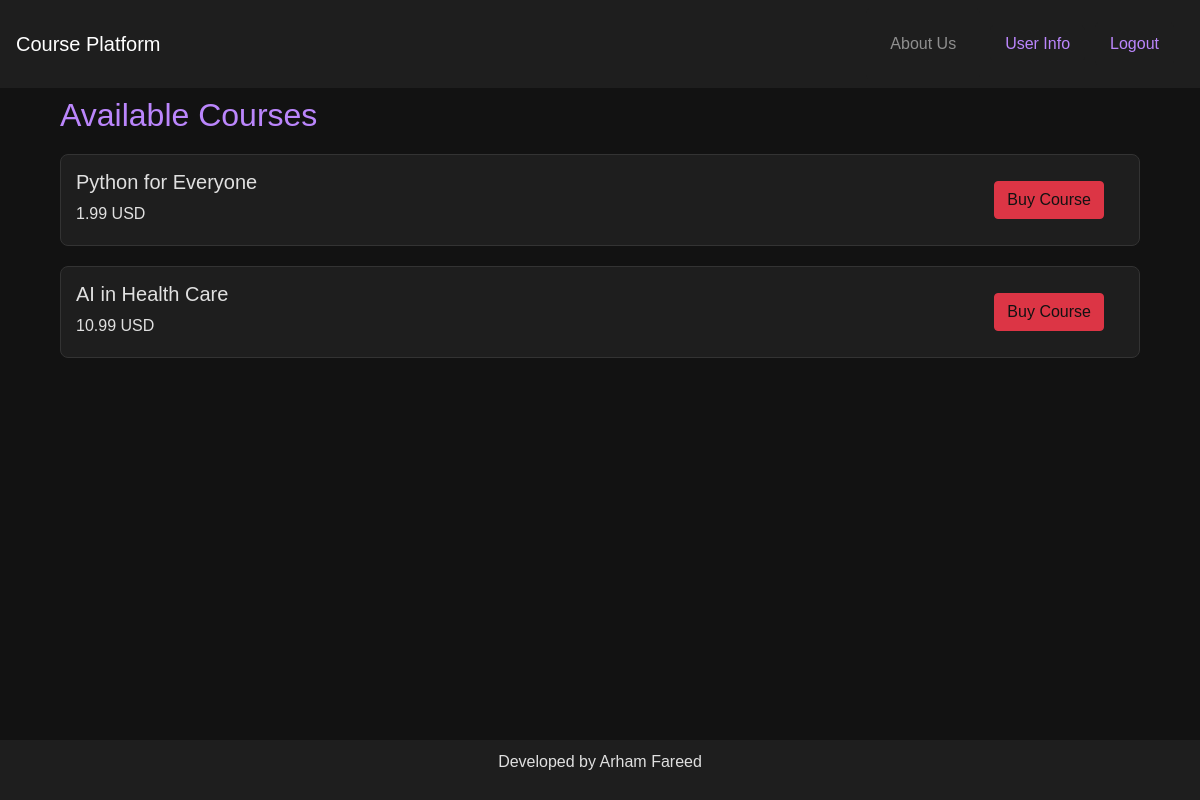
Page /courses/ (signed in) on the earlier database version.
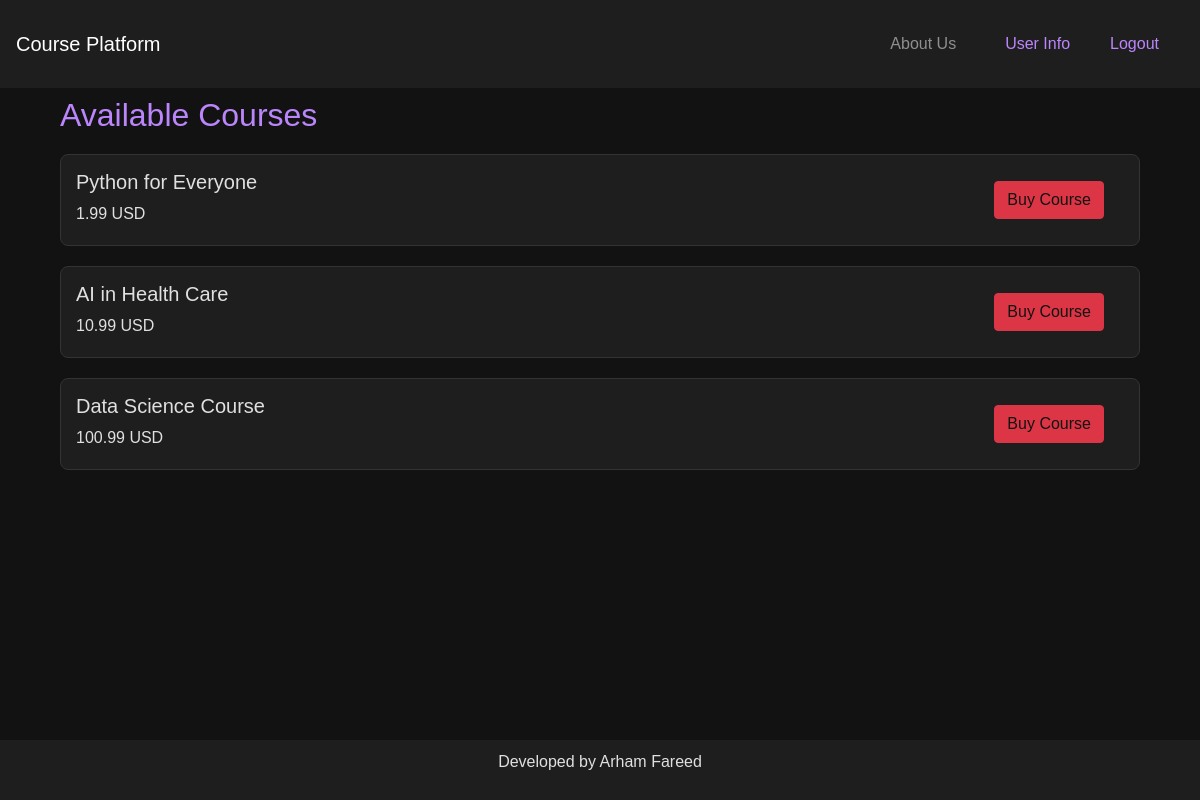
Same page on the later database version.
### course/models.py (models this page shows, shortened)
class Course(models.Model):
    title = models.CharField(max_length=200)
    content = models.TextField()
    price = models.DecimalField(max_digits=10, decimal_places=2)
    instructor = models.ForeignKey(User, on_delete=models.CASCADE)
    created_at = models.DateTimeField(auto_now_add=True)
    update_at = models.DateTimeField(auto_now=True)
    subscribers = models.ManyToManyField(User, related_name='courses')
    is_featured = models.BooleanField(default=False)

### course/views.py (the view)
# urls.py: path("courses/", views.course_list, name="course_list"),
@login_required
def course_list(request):
    courses = Course.objects.all()
    for course in courses:
        course.is_unlocked = request.user in course.subscribers.all()  # type: ignore
    context = {
        "courses": courses
    }
    return render(request, "course_list.html", context)

### course/templates/course_list.html (shortened to what this page needs)
{% extends "base.html" %}
{% block content %}
<div class="container mt-4">
    <h2>Available Courses</h2>
    {% for course in courses %}
    <div class="card course-card">
        <div class="row align-items-center">
            <div class="col-md-10">
                <h5>{{ course.title }}</h5>
                <p class="mb-1">{{ course.price }} USD</p>
            </div>
            <div class="col-md-2 text-md-end text-center mt-2 mt-md-0">
                {% if course.is_unlocked %}
                    <a href="{% url 'course_detail' course.id %}" class="btn btn-success">View Course</a>
                {% else %}
                    <a href="{% url 'payment:create_checkout_session' course.id %}" class="btn btn-danger">Buy Course</a>
                {% endif %}
            </div>
        </div>
    </div>
    {% empty %}
        <p>No courses available at the moment.</p>
    {% endfor %}
</div>
{% endblock %}

Differences in the rows shown:
added Course: title "Data Science Course", price "100.99", shows "Buy Course"
